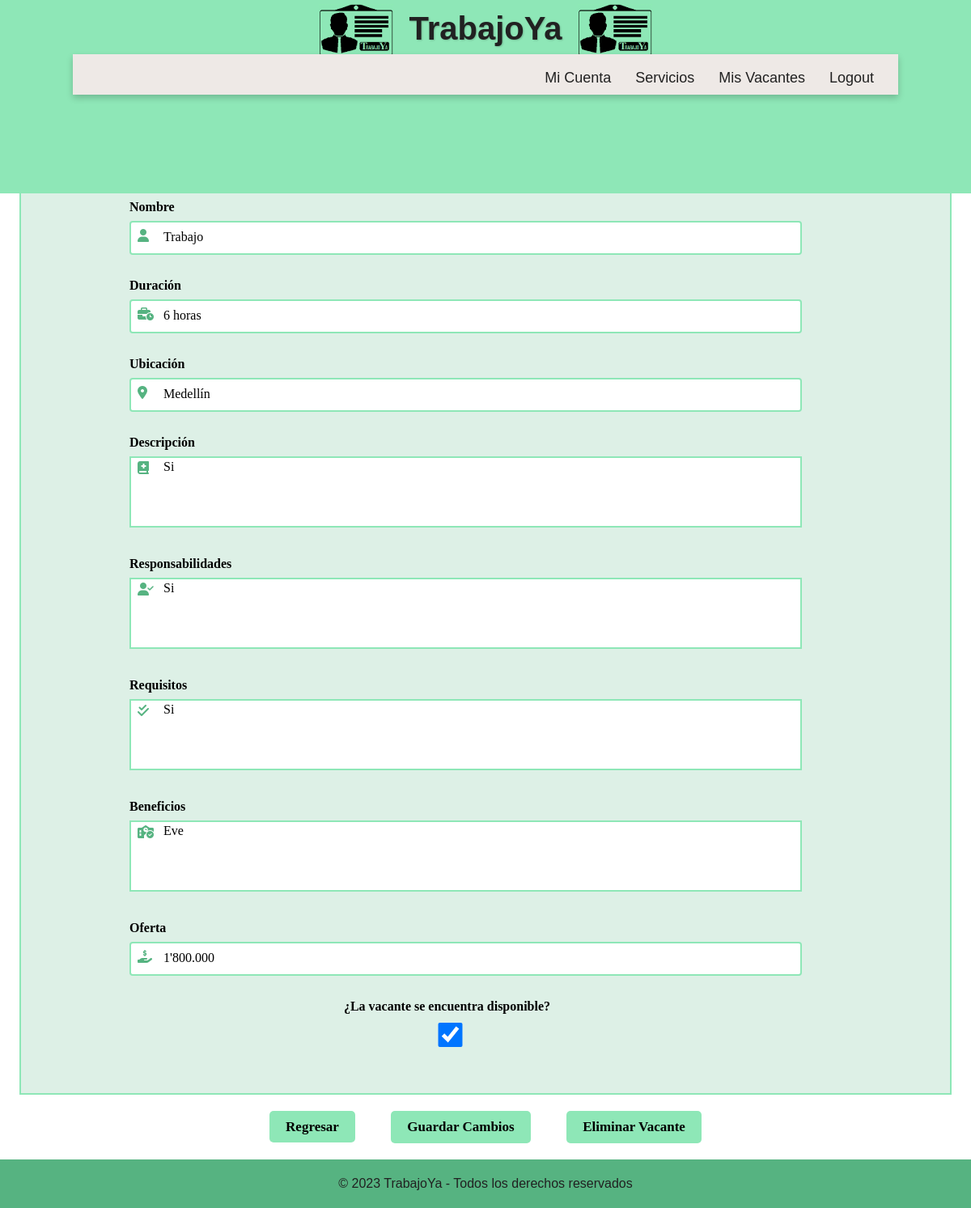
Page /empleador/administrarVacante/6 on the committed database.
### empleador/models.py (models this page shows, shortened)
class VacanteLaboral(models.Model):
    nombre = models.CharField(blank= False, max_length=200)
    tiempo = models.CharField(blank= False, max_length=200)
    ubicacion = models.CharField(blank= False, max_length=200)
    descripcion = models.TextField(blank= False, max_length=500)
    responsabilidades = models.TextField(blank= False, max_length=500)
    requisitos = models.TextField(blank= False, max_length=500)
    beneficios = models.TextField(blank= False, max_length=500)
    oferta = models.CharField(blank= False, max_length=200)
    empleador = models.ForeignKey(Empleador, on_delete=models.CASCADE,null=True, blank=True)
    disponibilidad = models.BooleanField(default=False)

### empleador/views.py (the view)
# urls.py: path('administrarVacante/<int:vacanteID>', views.administrarVacante, name='administrarVacante'),
def administrarVacante(request, vacanteID):
    vacante = get_object_or_404(VacanteLaboral, pk=vacanteID)
    if request.method == 'POST':
        formulario = FormularioVacante(request.POST, request.FILES, instance=vacante)
        if formulario.is_valid():
            formulario.save()
            return redirect('administrarVacante', vacanteID=vacante.id)
    else:
        formulario = FormularioVacante(instance=vacante)
    return render(request, 'administrarVacante.html', {'vacante': vacante, 'formulario': formulario})

### empleador/forms.py
class FormularioVacante(forms.ModelForm):
    class Meta:
        model= VacanteLaboral
        fields= ['nombre', 'tiempo', 'ubicacion', 'descripcion', 'responsabilidades', 'requisitos', 'beneficios', 'oferta', 'disponibilidad']
        widgets = {
            'disponibilidad': forms.CheckboxInput(attrs={'class': 'check-box'}),
        }

### empleador/templates/administrarVacante.html (shortened to what this page needs)
<!DOCTYPE html>
{% extends 'baseEmpleador.html' %}
{% load static %}
        {% block additional_styles %}
        <link rel="stylesheet" href="{% static 'css\empleador\administrarVacante.css' %}">
        {% endblock additional_styles %}
            {% block content %}
            <div class = "todo">
             <h2>Administrar Vacante</h2>
             <form method="post" enctype="multipart/form-data" class="formularioPersonalizado">
                    <div class="containerFormulario">
                        <div class="containerCampos">
                            <div class="campo">
                                <label for="{{ formulario.nombre.id_for_label }}" class="icono">
                                    <i class="fa-solid fa-user"></i>
                                </label>
                                <label>Nombre</label>
                                {{formulario.nombre}}
                            </div>
                            <div class="campo">
                                <label for="{{ formulario.tiempo.id_for_label }}" class="icono">
                                    <i class="fa-solid fa-business-time"></i>
                                </label>
                                <label>Duración</label>
                                {{formulario.tiempo}}
                            </div>
                            <div class="campo">
                                <label for="{{ formulario.ubicacion.id_for_label }}" class="icono">
                                    <i class="fa-solid fa-location-dot"></i>
                                </label>
                                <label>Ubicación</label>
                                {{ formulario.ubicacion }}
                            </div>
                            <div class="campo">
                                <label for="{{ formulario.descripcion.id_for_label }}" class="icono">
                                    <i class="fa-solid fa-book-medical" style="transform: translateY(-30px);"></i>
                                </label>
                                <label>Descripción</label>
                                {{ formulario.descripcion }}
                            </div>
                            <div class="campo">
                                <label for="{{ formulario.responsabilidades.id_for_label }}" class="icono">
                                    <i class="fa-solid fa-user-check" style="transform: translateY(-30px);"></i>
                                </label>
                                <label>Responsabilidades</label>
                                {{ formulario.responsabilidades }}
                            </div>
                            <div class="campo">
                                <label for="{{ formulario.requisitos.id_for_label }}" class="icono">
                                    <i class="fa-solid fa-check-double" style="transform: translateY(-30px);"></i>
                                </label>
                                <label>Requisitos</label>
                                {{ formulario.requisitos }}
                            </div>
                            <div class="campo">
                                <label for="{{ formulario.beneficios.id_for_label }}" class="icono">
                                    <i class="fa-solid fa-school-circle-check" style="transform: translateY(-30px);"></i>
                                </label>
                                <label>Beneficios</label>
                                {{ formulario.beneficios }}
                            </div>
                            <div class="campo">
                                <label for="{{ formulario.oferta.id_for_label }}" class="icono">
                                    <i class="fa-solid fa-hand-holding-dollar"></i>
                                </label>
                                <label>Oferta</label>
                                {{ formulario.oferta }}
                            </div>
                            <div class="campo">
                                <label style="text-align: center;">¿La vacante se encuentra disponible?</label>
                                {{ formulario.disponibilidad }}
                            </div>
                        </div>
                    </div>
                    <div class="contenerdorBotones">
                        <a id="botonRegresar" href="{% url 'verVacantes' %}">Regresar</a>
                        <button type="submit">Guardar Cambios</button>
                        <button type="button" id="botonEliminar">Eliminar Vacante</button>
                    </div>
             </form>
            </div>
            {% endblock content %}

### static/css/empleador/baseEmpleador.css (style rules this page uses)
html { font-family: "Poppins", sans-serif; line-height: 1.15; -webkit-text-size-adjust: 100%; -webkit-tap-highlight-color: rgba(0, 0, 0, 0); }
body { margin: 0; font-size: 1rem; line-height: 1.5; text-align: left; }

### static/css/empleador/administrarVacante.css (style rules this page uses)
h2 { font-size: xx-large; color: #212121; text-align: center; font-weight: bold; }
.containerFormulario { margin-top: -5px; padding: 2%; background-color: rgba(86, 179, 129, 0.2); border: 2px solid #8ee7b7; width: 100%; max-width: 1100px; min-height: 200px; display: flex; flex-wrap: wrap; gap: 20px; justify-content: center; align-items: center; margin: 0 auto; align-content: center; }
.containerCampos { width: 80%; float: right; margin-right: 5%; margin: auto; }
.formularioPersonalizado { display: grid; grid-template-rows: auto auto 1fr; }
.campo { margin-bottom: 26px; position: relative; width: 100%; max-width: 785px; }
textarea { max-width: 1700px; width: 100%; max-height: 80px; resize: none; border: 2px solid #8ee7b7; font-size: 16px; font-family:"Candara"; padding-left: 40px; }
.campo label { display: block; font-size: medium; color: #000000; margin-bottom: 5px; font-family:"Candara"; font-weight: bold; }
.campo input { outline: none; font-size: medium; padding-bottom: 5px; font-family:"Candara"; border: 2px solid #8ee7b7; border-radius: 4px; height: 30px; padding-left: 40px; width: 100%; padding-top: 3px; }
.icono { position: absolute; left: 10px; top: 50%; font-size: 20px; color: #56b381; }
.fa-solid { color: #56b381; }
.contenerdorBotones { text-align: center; }
button { padding: 10px 20px; font-size: 17px; text-decoration: none; background-color: #8ee7b7; color: #000000; border: none; border-radius: 5px; cursor: pointer; margin: 20px; font-family:"Candara"; font-weight: bold; }
#botonRegresar { padding: 10px 20px; font-size: 17px; text-decoration: none; background-color: #8ee7b7;; color: #000000; border: none; border-radius: 5px; cursor: pointer; margin: 20px; font-family:"Candara"; font-weight: bold; }

### rows in the picture
VacanteLaboral: nombre "Trabajo", tiempo "6 horas", ubicacion "Medellín", descripcion "Si", responsabilidades "Si", requisitos "Si", beneficios "Eve", oferta "1'800.000", disponibilidad "☑"
